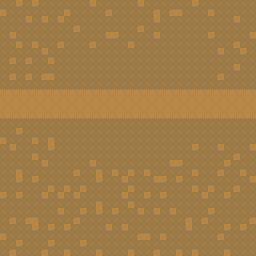

This game map was drawn from its Tiled (.tmx) file and the tilesets committed beside it. A one-line description and the trimmed map source follow:
An orthogonal 16x16 tile map with 16x16 px tiles, 1 tile layer (Tile Layer 1).

<map version="1.0" orientation="orthogonal" renderorder="right-down" width="16" height="16" tilewidth="16" tileheight="16" nextobjectid="1">
 <tileset firstgid="1" name="dessert" tilewidth="16" tileheight="16">
  <image source="../../Art/Tilemaps/dessert.png" width="128" height="128" />
 </tileset>
 <layer name="Tile Layer 1" width="16" height="16">
  <data>[256 cells, 256 non-empty, 8 distinct tile ids]</data>
 </layer>
</map>
